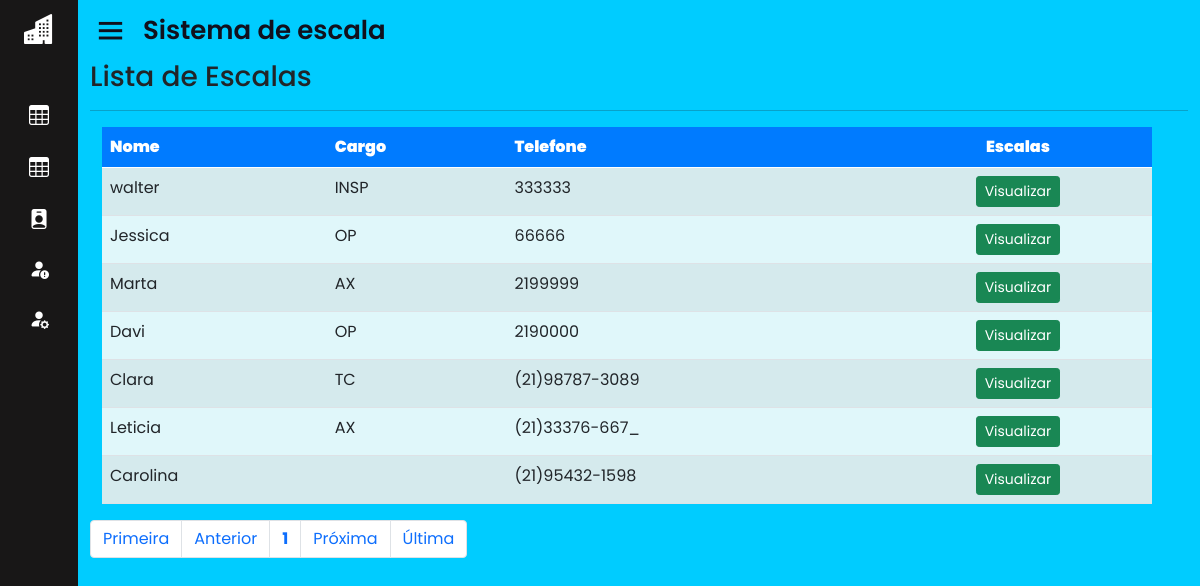
The page /home.php?page=escala (signed in) on the database as committed earlier.
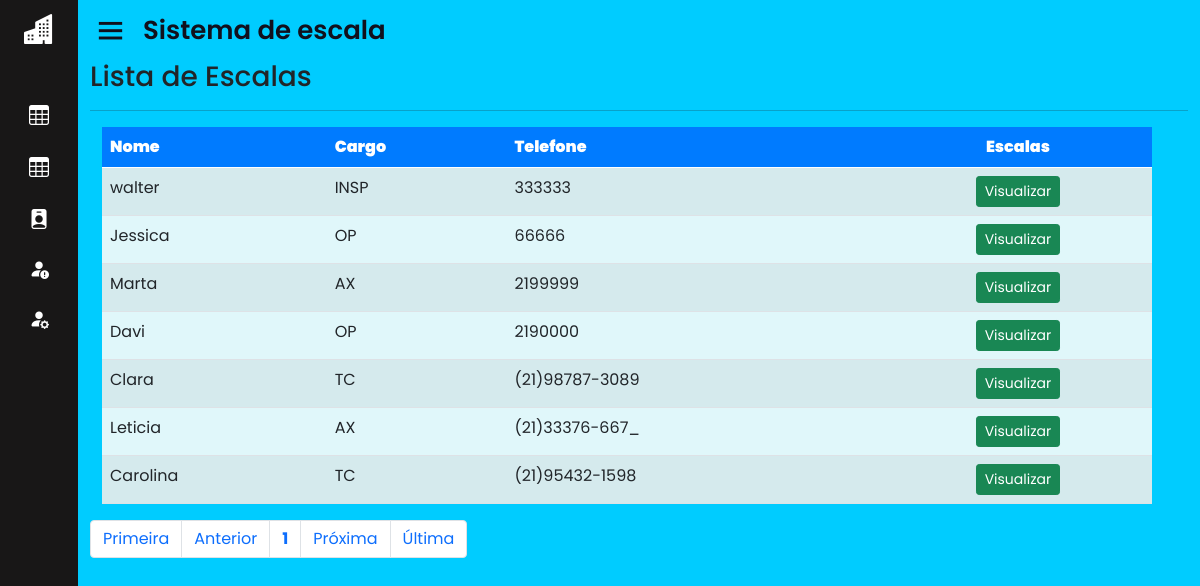
The same page on the database as committed later.
### tables this page shows
CREATE TABLE IF NOT EXISTS `endereco` (
  `id_end` int(11) NOT NULL AUTO_INCREMENT,
  `rua_end` varchar(50) DEFAULT NULL,
  `compl_end` varchar(50) DEFAULT NULL,
  `cep_end` varchar(50) DEFAULT NULL,
  `bairro_end` varchar(50) DEFAULT NULL,
  `cidade_end` varchar(50) DEFAULT NULL,
  `estado_end` varchar(50) DEFAULT NULL,
  `id_func` int(11) DEFAULT NULL,
  PRIMARY KEY (`id_end`) USING BTREE,
  KEY `endereco_ibfk_1` (`id_func`) USING BTREE,
  CONSTRAINT `endereco_ibfk_1` FOREIGN KEY (`id_func`) REFERENCES `funcionario` (`id_func`) ON DELETE CASCADE ON UPDATE CASCADE
);

CREATE TABLE IF NOT EXISTS `funcionario` (
  `id_func` int(11) NOT NULL AUTO_INCREMENT,
  `nome_func` varchar(50) NOT NULL,
  `cargo_func` varchar(50) DEFAULT NULL,
  `turno` varchar(50) DEFAULT NULL,
  `telefone_func` varchar(50) NOT NULL,
  `sexo_func` varchar(50) NOT NULL,
  `email_func` varchar(50) NOT NULL,
  `id_st` int(11) DEFAULT NULL,
  PRIMARY KEY (`id_func`) USING BTREE,
  KEY `FK_funcionario_setor` (`id_st`),
  CONSTRAINT `FK_funcionario_setor` FOREIGN KEY (`id_st`) REFERENCES `setor` (`id_st`) ON DELETE CASCADE ON UPDATE CASCADE
);

### sis/escalas/escala.php (the view, shortened to what this page needs)
<div id="list" class="container-fluid">
    <div class="table-responsive col-md-12">
        <div class="col-md-11">
            <h3>Lista de Escalas</h3>
		</div>
        <hr>
        <?php
        $con = mysqli_connect('localhost', 'root', '', 'sisescala');
        $quantidade = 10;
        $pagina = (isset($_GET['pagina'])) ? (int)$_GET['pagina'] : 1;
        $inicio = ($quantidade * $pagina) - $quantidade;
        $data = mysqli_query($con, "SELECT * FROM funcionario INNER JOIN endereco ON funcionario.id_func = endereco.id_func limit $inicio, $quantidade; ");
        if ($data && mysqli_num_rows($data) > 0) {
            echo '<div class="container">';
            echo '<div class="row">';
            echo '<div class="col-md-12">';
            echo '<table class="table table-striped" style="background-color: #e0f7fa;">';
            echo '<thead style="background-color: #007bff; color: white;">';
            echo '<tr><th><strong>Nome</strong></th>';
            echo '<th><strong>Cargo</strong></th>';
            echo '<th><strong>Telefone</strong></th>';
            echo '<th class="actions d-flex justify-content-center"><strong>Escalas</strong></th>';
            echo '</tr></thead><tbody>';
            while ($info = mysqli_fetch_array($data)) {
                echo '<tr>';
                echo '<td>' . $info['nome_func'] . '</td>';
                echo '<td>' . $info['cargo_func'] . '</td>';
                echo '<td>' . $info['telefone_func'] . '</td>';
                echo '<td class="actions btn-group-sm d-flex justify-content-center">';
                echo '<a class="btn btn-success btn-xs" href="?page=view_escala&id_func=' . $info['id_func'] . '">Visualizar</a>';
                echo '</td>';
                echo '</tr>';
            }
            echo '</tbody>';
            echo '</table>';
            echo '</div>';
            echo '</div>';
            echo '</div>';
        } else {
            echo '<div class="alert alert-warning">Nenhum funcionário encontrado.</div>';
        }
        ?>
    </div>
		<div id="bottom" class="row">
			<div class="col-md-12">
				<?php
					$sqlTotal 		= "select id_func from funcionario;";
					$qrTotal  		= mysqli_query($con, $sqlTotal);
					$numTotal 		= mysqli_num_rows($qrTotal);
					$totalpagina = (ceil($numTotal/$quantidade)<=0) ? 1 : ceil($numTotal/$quantidade);
					$anterior = (($pagina-1) <= 0) ? 1 : $pagina - 1;
					$posterior = (($pagina+1) >= $totalpagina) ? $totalpagina : $pagina+1;
					echo "<ul class='pagination'>";
					echo "<li class='page-item'><a class='page-link' href='?page=escala&pagina=1'> Primeira</a></li> ";
					echo "<li class='page-item'><a class='page-link' href=\"?page=escala&pagina=$anterior\"> Anterior</a></li> ";
					echo "<li class='page-item'><a class='page-link' href='?page=escala&pagina=".$pagina."'><strong>".$pagina."</strong></a></li> ";
					echo "<li class='page-item'><a class='page-link' href=\"?page=escala&pagina=$posterior\"> Pr&oacute;xima</a></li> ";
					echo "<li class='page-item'><a class='page-link' href=\"?page=escala&pagina=$totalpagina\"> &Uacute;ltima</a></li></ul>";
				?>
			</div>
		</div>
</div>

Rows that differ between the two databases and show on the page:
changed through a linked row, endereco "Carolina": id_func.cargo_func (not shown) → "TC"
